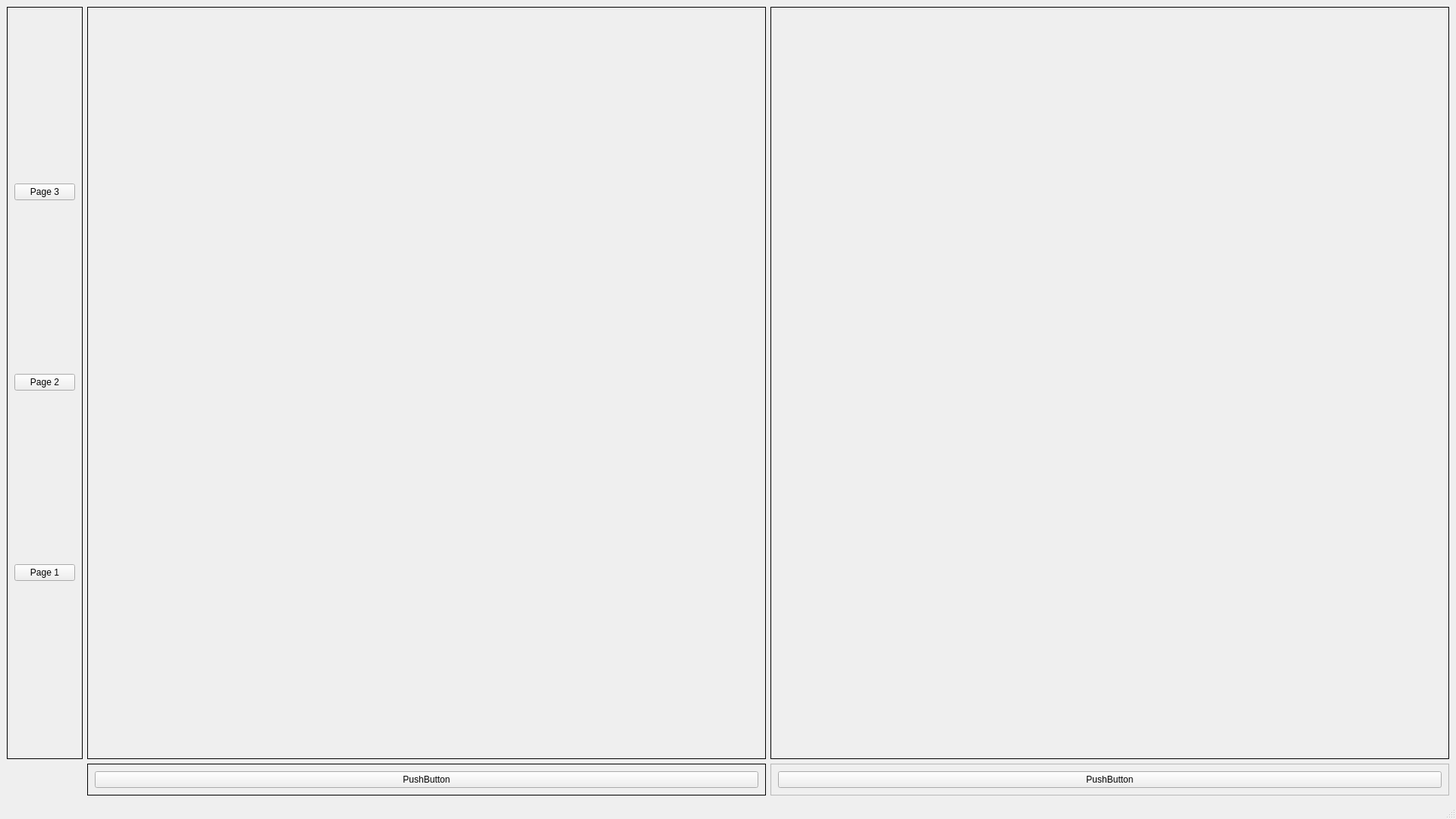
<?xml version="1.0" encoding="UTF-8"?>
<ui version="4.0">
 <class>MainWindow</class>
 <widget class="QMainWindow" name="MainWindow">
  <property name="geometry">
   <rect>
    <x>0</x>
    <y>0</y>
    <width>1920</width>
    <height>1080</height>
   </rect>
  </property>
  <property name="sizePolicy">
   <sizepolicy hsizetype="Fixed" vsizetype="Fixed">
    <horstretch>0</horstretch>
    <verstretch>0</verstretch>
   </sizepolicy>
  </property>
  <property name="maximumSize">
   <size>
    <width>1920</width>
    <height>1080</height>
   </size>
  </property>
  <property name="windowTitle">
   <string>MainWindow</string>
  </property>
  <widget class="QWidget" name="centralwidget">
   <layout class="QGridLayout" name="gridLayout">
    <item row="0" column="2">
     <widget class="QStackedWidget" name="rightSW">
      <property name="frameShape">
       <enum>QFrame::Box</enum>
      </property>
      <widget class="QWidget" name="page_3"/>
      <widget class="QWidget" name="page_4"/>
     </widget>
    </item>
    <item row="0" column="0">
     <widget class="QFrame" name="frame">
      <property name="frameShape">
       <enum>QFrame::Box</enum>
      </property>
      <property name="frameShadow">
       <enum>QFrame::Plain</enum>
      </property>
      <layout class="QGridLayout" name="gridLayout_2">
       <item row="1" column="0">
        <widget class="QPushButton" name="pushButton_4">
         <property name="text">
          <string>Page 2</string>
         </property>
         <property name="page" stdset="0">
          <number>1</number>
         </property>
         <attribute name="buttonGroup">
          <string notr="true">leftNavBG</string>
         </attribute>
        </widget>
       </item>
       <item row="2" column="0">
        <widget class="QPushButton" name="pushButton">
         <property name="text">
          <string>Page 1</string>
         </property>
         <property name="page" stdset="0">
          <number>0</number>
         </property>
         <attribute name="buttonGroup">
          <string notr="true">leftNavBG</string>
         </attribute>
        </widget>
       </item>
       <item row="0" column="0">
        <widget class="QPushButton" name="pushButton_5">
         <property name="text">
          <string>Page 3</string>
         </property>
         <attribute name="buttonGroup">
          <string notr="true">leftNavBG</string>
         </attribute>
        </widget>
       </item>
      </layout>
     </widget>
    </item>
    <item row="0" column="1">
     <widget class="QStackedWidget" name="leftStack">
      <property name="frameShape">
       <enum>QFrame::Box</enum>
      </property>
      <property name="currentIndex">
       <number>0</number>
      </property>
      <widget class="QWidget" name="page">
       <widget class="VTKBackPlot" name="vtkbackplot">
        <property name="geometry">
         <rect>
          <x>170</x>
          <y>360</y>
          <width>400</width>
          <height>400</height>
         </rect>
        </property>
       </widget>
      </widget>
      <widget class="QWidget" name="page_2">
       <widget class="GcodeTextEdit" name="gcodetextedit">
        <property name="geometry">
         <rect>
          <x>240</x>
          <y>350</y>
          <width>256</width>
          <height>192</height>
         </rect>
        </property>
       </widget>
      </widget>
     </widget>
    </item>
    <item row="1" column="1">
     <widget class="QFrame" name="frame_2">
      <property name="frameShape">
       <enum>QFrame::Box</enum>
      </property>
      <property name="frameShadow">
       <enum>QFrame::Plain</enum>
      </property>
      <layout class="QGridLayout" name="gridLayout_3">
       <item row="0" column="0">
        <widget class="QPushButton" name="pushButton_2">
         <property name="text">
          <string>PushButton</string>
         </property>
        </widget>
       </item>
      </layout>
     </widget>
    </item>
    <item row="1" column="2">
     <widget class="QFrame" name="frame_3">
      <property name="frameShape">
       <enum>QFrame::StyledPanel</enum>
      </property>
      <property name="frameShadow">
       <enum>QFrame::Raised</enum>
      </property>
      <layout class="QGridLayout" name="gridLayout_4">
       <item row="0" column="0">
        <widget class="QPushButton" name="pushButton_3">
         <property name="text">
          <string>PushButton</string>
         </property>
        </widget>
       </item>
      </layout>
     </widget>
    </item>
   </layout>
  </widget>
  <widget class="QStatusBar" name="statusbar"/>
  <action name="actionExit">
   <property name="text">
    <string>Exit</string>
   </property>
   <property name="shortcut">
    <string>Ctrl+Q</string>
   </property>
  </action>
  <action name="actionOPEN">
   <property name="text">
    <string>oPEN</string>
   </property>
  </action>
  <action name="actionOpen">
   <property name="text">
    <string>Open</string>
   </property>
   <property name="shortcut">
    <string>Ctrl+O</string>
   </property>
  </action>
  <action name="actionFullscreen">
   <property name="checkable">
    <bool>true</bool>
   </property>
   <property name="text">
    <string>Fullscreen</string>
   </property>
   <property name="shortcut">
    <string>F11</string>
   </property>
  </action>
 </widget>
 <customwidgets>
  <customwidget>
   <class>GcodeTextEdit</class>
   <extends>QPlainTextEdit</extends>
   <header>qtpyvcp.widgets.input_widgets.gcode_text_edit</header>
  </customwidget>
  <customwidget>
   <class>VTKBackPlot</class>
   <extends>QWidget</extends>
   <header>qtpyvcp.widgets.display_widgets.vtk_backplot.vtk_backplot</header>
   <container>1</container>
  </customwidget>
 </customwidgets>
 <resources/>
 <connections/>
 <buttongroups>
  <buttongroup name="leftNavBG"/>
 </buttongroups>
</ui>
